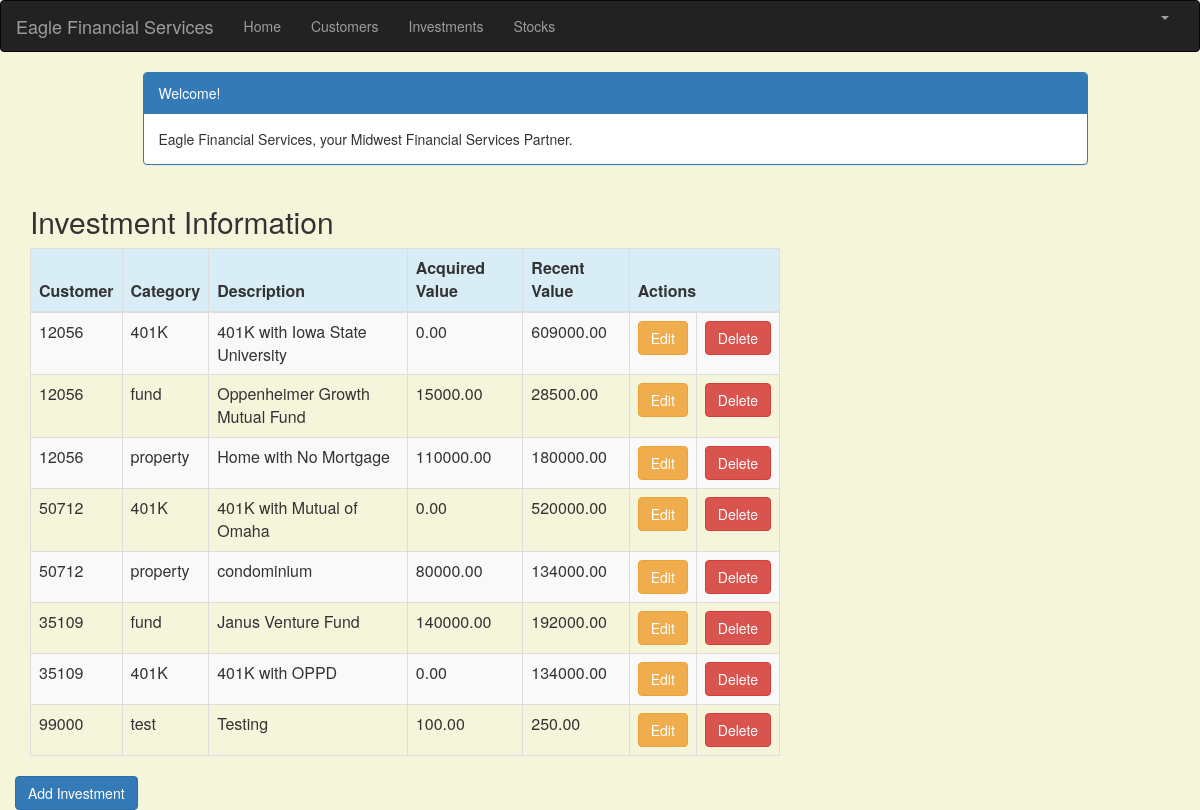
The app's page /investment/ (signed in) with its own data.
### portfolio/models.py (models this page shows, shortened)
class Investment(models.Model):
    customer = models.ForeignKey(Customer, related_name='investments')
    category = models.CharField(max_length=50)
    description = models.CharField(max_length=200)
    acquired_value = models.DecimalField(max_digits=10, decimal_places=2)
    acquired_date = models.DateField(default=timezone.now)
    recent_value = models.DecimalField(max_digits=10, decimal_places=2)
    recent_date = models.DateField(default=timezone.now, blank=True, null=True)

class Customer(models.Model):
    name = models.CharField(max_length=50)
    address = models.CharField(max_length=200)
    cust_number = models.IntegerField(blank=False, null=False)
    city = models.CharField(max_length=50)
    state = models.CharField(max_length=50)
    zipcode = models.CharField(max_length=10)
    email = models.EmailField(max_length=200)
    cell_phone = models.CharField(max_length=50)
    created_date = models.DateTimeField(
        default=timezone.now)
    updated_date = models.DateTimeField(auto_now_add=True)
    def __str__(self):
        return str(self.cust_number)

### portfolio/views.py (the view)
# urls.py: url(r'^investment/$', views.investment_list, name='investment_list'),
@login_required
def investment_list(request):
   investments = Investment.objects.filter(acquired_date__lte=timezone.now())
   return render(request, 'portfolio/investment_list.html', {'investments': investments})

### portfolio/templates/portfolio/investment_list.html (shortened to what this page needs)
{% extends 'portfolio/base.html' %}
{% block content %}
    <html>
    <head>
        <link rel="stylesheet" href="https://maxcdn.bootstrapcdn.com/bootstrap/3.3.4/css/bootstrap.min.css">
    </head>
    <body>
    <div class="container">
        <div class="row">
            <div class="col-md-10 col-md-offset-1">
                <div class="panel panel-primary">
                    <div class="panel-heading">Welcome!</div>
                    <div class="panel-body">
                        Eagle Financial Services, your Midwest Financial Services Partner.
                    </div>
                </div>
            </div>
        </div>
    </div>
    <div class="row">
        <h2 style="padding-left: 15Px">Investment Information</h2>
    </div>
    <div>
        <table class="table table-striped table-bordered table-hover">
            <thead>
            <tr class="bg-info">
                <th>Customer</th>
                <th>Category</th>
                <th>Description</th>
                <th>Acquired Value</th>
                <th>Recent Value</th>
                <th colspan="3">Actions</th>
            </tr>
            </thead>
            <tbody>
            {% for investment in investments %}
                <tr>
                    <td>{{ investment.customer }}</td>
                    <td>{{ investment.category }}</td>
                    <td>{{ investment.description }}</td>
                    <td>{{ investment.acquired_value }}</td>
                    <td>{{ investment.recent_value }}</td>
                    <td><a href="{% url 'portfolio:investment_edit' pk=investment.pk %}"
                           class="btn btn-warning">Edit</a></td>
                    <td><a href="{% url 'portfolio:investment_delete' pk=investment.pk %}"
                           onclick="return confirm('Are you sure you want to delete?')"
                           class="btn btn-danger">Delete</a>
                    </td>
                </tr>
            {% endfor %}
            </tbody>
        </table>
     <div class="row">
            <a href="{% url 'portfolio:investment_new' %}" class="row"><span
                    class="btn btn-primary">Add Investment</span></a>
        </div>
    </div>
    </body>
    </html>
{% endblock %}

### portfolio/templates/portfolio/investment_list.html (style rules this page uses)
body { background-color: beige; }

### records on screen
Investment: customer "12056", category "401K", description "401K with Iowa State University", acquired_value "0.00", recent_value "609000.00"
Investment: customer "12056", category "fund", description "Oppenheimer Growth Mutual Fund", acquired_value "15000.00", recent_value "28500.00"
Investment: customer "12056", category "property", description "Home with No Mortgage", acquired_value "110000.00", recent_value "180000.00"
Investment: customer "50712", category "401K", description "401K with Mutual of Omaha", acquired_value "0.00", recent_value "520000.00"
Investment: customer "50712", category "property", description "condominium", acquired_value "80000.00", recent_value "134000.00"
Investment: customer "35109", category "fund", description "Janus Venture Fund", acquired_value "140000.00", recent_value "192000.00"
Investment: customer "35109", category "401K", description "401K with OPPD", acquired_value "0.00", recent_value "134000.00"
Investment: customer "99000", category "test", description "Testing", acquired_value "100.00", recent_value "250.00"
